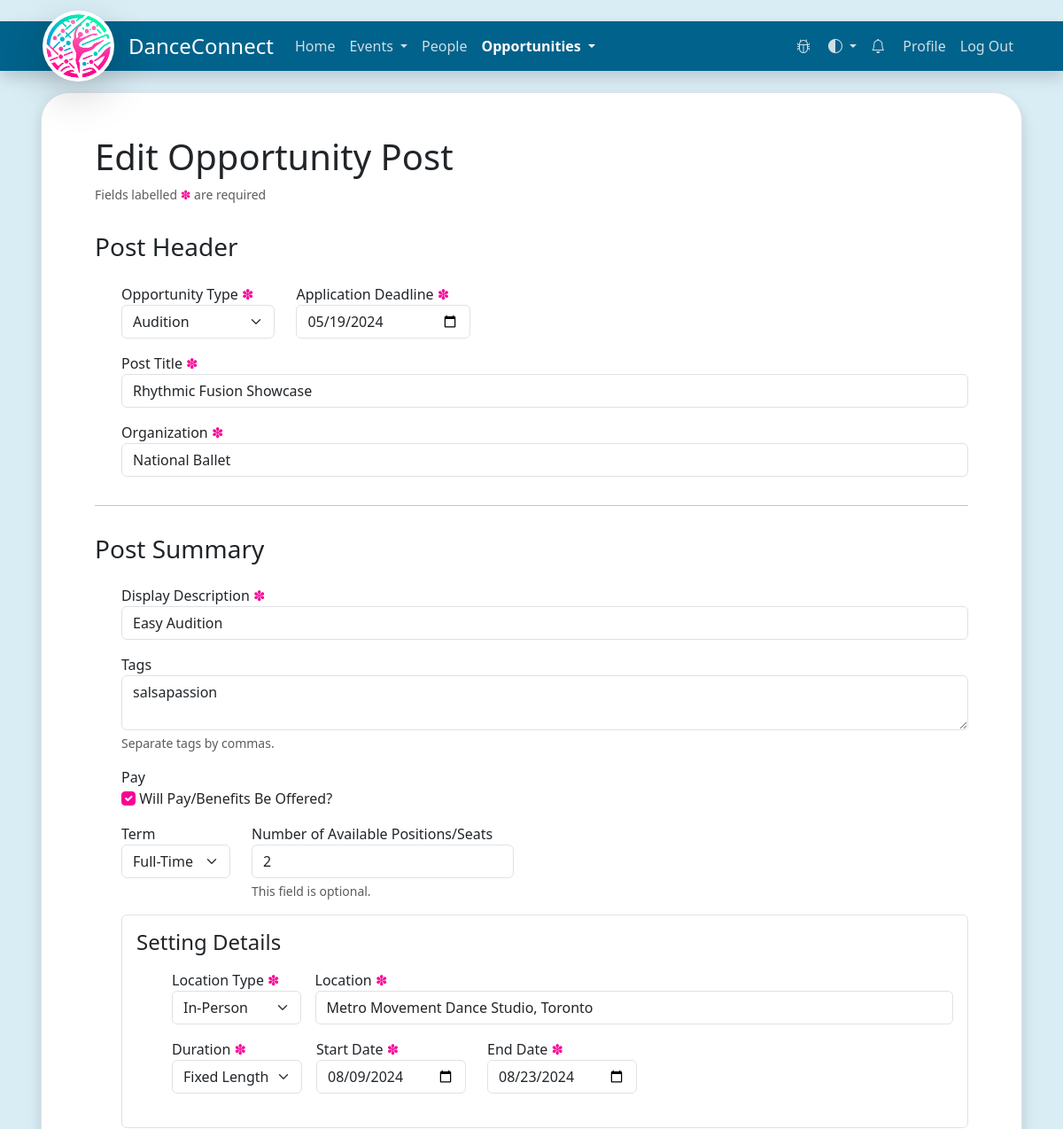
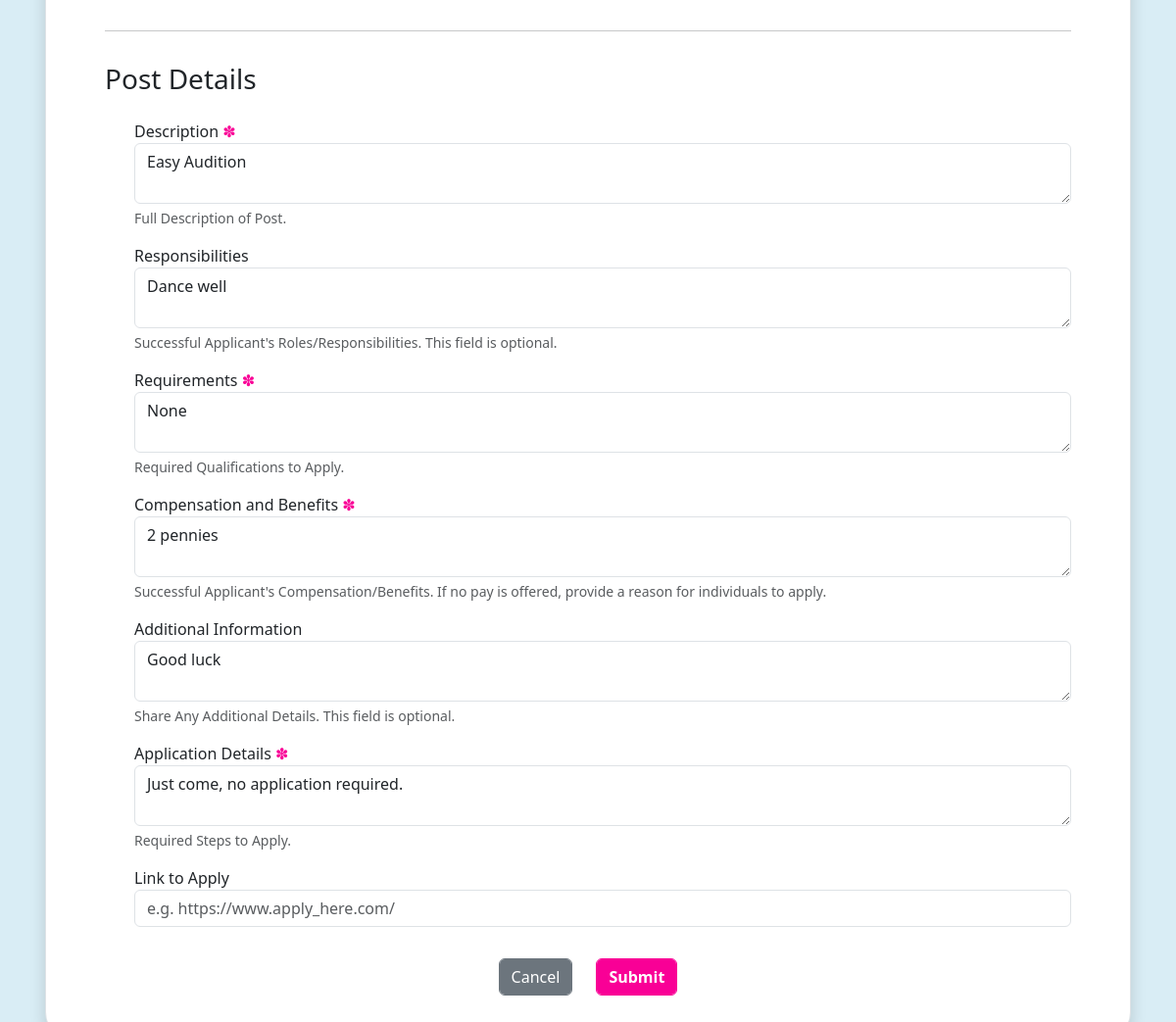
Screenshot of /opportunities/edit/National Ballet/Rhythmic Fusion Showcase/ (signed in) with the database file from the repository (2 pictures, top to bottom).
### website/models/opportunity/opportunity.py (models this page shows)
class Opportunity(db.Model):
    __tablename__ = "opportunity"
    id: Mapped[int] = mapped_column(Integer, primary_key=True)
    type: Mapped['PostType']
    title: Mapped[str]
    organizer: Mapped[str]
    poster_id: Mapped[int] = mapped_column(Integer, ForeignKey('users.id'))
    poster: Mapped['User'] = relationship(
        'User', back_populates='opportunity_posts')
    date_posted: Mapped[datetime] = mapped_column(DateTime(timezone=True))
    last_modified: Mapped[datetime] = mapped_column(DateTime(timezone=True))
    closing_date: Mapped[datetime] = mapped_column(DateTime(timezone=True))
    tags: Mapped[List['OpportunityTag']] = relationship(
        'OpportunityTag', secondary="opportunity_tag_relationships", back_populates='opportunities', cascade="all, delete")
    location_type: Mapped['LocationType']
    location: Mapped[str]
    start_date: Mapped[datetime] = mapped_column(DateTime(timezone=True))
    end_date: Mapped[Optional[datetime]] = mapped_column(
        DateTime(timezone=True))
    is_paid: Mapped[bool]
    pay: Mapped[Optional[str]]
    term: Mapped[Optional['TermType']]
    number_positions: Mapped[Optional[int]]
    display_description: Mapped[str]
    description: Mapped[str]
    responsibilities: Mapped[Optional[str]]
    requirements: Mapped[str]
    compensation: Mapped[str]
    additional_info: Mapped[Optional[str]]
    application_details: Mapped[str]
    application_link: Mapped[Optional[str]]
    __table_args__ = (
        UniqueConstraint('title', 'poster_id', name="uix_1"),
    )

### website/routes/ui/opportunities.py (the view, shortened to what this page needs)
@opportunities.route('/edit/<organizer>/<title>/', methods=['GET', 'POST'])
@login_required
def edit_opportunity(organizer: str, title: str):
    form = CreateOpportunityForm()
    resp = get_opportunity_by_organizer_and_title(
        organizer=organizer, title=title)
    opportunity: Opportunity = resp.get("data", None)
    if opportunity is None:
        flash('No such opportunity post exists.', category='error')
        return redirect(url_for('opportunities.opportunities_list'))
    if opportunity.poster_id != current_user.id:
        flash('You are not the poster of this opportunity.')
        return redirect(url_for('opportunities.opportunity', organizer=organizer, title=title))
    form.title.data = opportunity.title
    form.organizer.data = opportunity.organizer
    form.type.data = opportunity.type.name
    form.close_date.data = opportunity.closing_date
    form.display_description.data = opportunity.display_description
    form.tags.data = ', '.join([tag.name for tag in opportunity.tags])
    form.is_paid.data = opportunity.is_paid
    if opportunity.pay is not None:
        form.pay.data = opportunity.pay
    if opportunity.term is not None:
        form.term.data = opportunity.term.name
    if opportunity.number_positions is not None:
        form.number_positions.data = opportunity.number_positions
    form.location_type.data = opportunity.location_type.name
    form.location.data = opportunity.location
    form.start_date.data = opportunity.start_date
    if opportunity.end_date is not None:
        form.end_date.data = opportunity.end_date
        form.duration_type.data = 'finite'
    else:
        form.duration_type.data = 'indefinite'
    form.description.data = opportunity.description
    if opportunity.responsibilities is not None:
        form.responsibilities.data = opportunity.responsibilities
    form.requirements.data = opportunity.requirements
    form.compensation.data = opportunity.compensation
    if opportunity.additional_info is not None:
        form.additional.data = opportunity.additional_info
    form.application.data = opportunity.application_details
    if opportunity.application_link is not None:
        form.application_link.data = opportunity.application_link
    return render_template("create-opportunity.html", user=current_user, form=form, edit=True, opportunity=opportunity)

### website/__init__.py (called while the page is built)
def json_response(status_code: int, message: str, data: Any = None):
    if status_code < 200:
        response_type = "information"
    elif status_code < 300:
        response_type = "success"
    elif status_code < 400:
        response_type = "redirect"
    else:
        response_type = "error"
    output = {
        "response_type": response_type,
        "status_code": status_code,
        "message": message,
        "data": data
    }
    return output

### website/orm/opportunity/opportunity.py (called while the page is built)
def get_opportunity_by_organizer_and_title(organizer: str, title: str):
    opportunity = db.session.query(Opportunity).filter(
        and_(Opportunity.organizer == organizer, Opportunity.title == title)).first()
    if opportunity is None:
        return json_response(404, f"No opportunity post with organizer {organizer} and title {title} were found")
    return json_response(200, f"Opportunity post has been found.", opportunity)

### website/templates/create-opportunity.html (shortened to what this page needs)
{% extends "base.html" %}
{% block content %}
<div class="container">
    <div class="page-header mb-3">
        <h1>{{ "Edit Opportunity Post" if edit else "Create Opportunity Post" }}</h1>
        <div class="form-text">Fields labelled <label class="required"></label> are required</div>
    </div>
    <form autocomplete="off" method="POST"
        action="{{ url_for('opportunities.edit_opportunity', organizer=opportunity.organizer, title=opportunity.title) if edit else url_for('opportunities.create_opportunity') }}">
        <div class="pt-3 mb-3">
            <div class="row gy-3 mb-2">
                <div class="col-12">
                    <h3>Post Header</h3>
                </div>
                <div class="d-none d-md-block" style="width: 30px;">
                </div>
                <div class="col-12 col-md">
                    <div class="row gx-4 gy-3 mb-3">
                        <div class="col-auto">
                            {{ form.type.label(class_="pe-4 required") }}
                            {{ form.type() }}
                        </div>
                        <div class="col-auto">
                            {{ form.close_date.label(class_="pe-4 required") }}
                            {{ form.close_date() }}
                        </div>
                    </div>
                    <div class="pb-3">
                        {{ form.title.label(class_="required") }}
                        {{ form.title() }}
                    </div>
                    <div class="pb-3">
                        {{ form.organizer.label(class_="required") }}
                        {{ form.organizer() }}
                    </div>
                </div>
            </div>
        </div>
        <hr />
        <div class="pt-3 mb-3">
            <div class="row gy-3 mb-2">
                <div class="col-12">
                    <h3>Post Summary</h3>
                </div>
                <div class="d-none d-md-block" style="width: 30px;">
                </div>
                <div class="col-md">
                    <div class="pb-3">
                        {{ form.display_description.label(class_="required") }}
                        {{ form.display_description() }}
                    </div>
                    <div class="pb-3">
                        {{ form.tags.label() }}
                        {{ form.tags() }}
                        <div id="tags-help-block" class="form-text">{{ form.tags.description }}</div>
                    </div>
                    <div class="row gx-3 gy-1 mb-3">
                        <div class="col-auto">
                            <label class="d-block">Pay</label>
                            {{ form.is_paid(id_="pay-checkbox") }}
                            {{ form.is_paid.label(class_="pe-4") }}
                        </div>
                    </div>
                    <div class="row gx-3 gy-3 mb-3">
                        <div class="col-auto pe-3">
                            {{ form.term.label(class_="pe-4") }}
                            {{ form.term() }}
                        </div>
                        <div class="col-auto">
                            {{ form.number_positions.label(class_="pe-4") }}
                            {{ form.number_positions() }}
                            <div id="number-positions-help-block" class="form-text">{{ form.number_positions.description }}</div>
                        </div>
                    </div>
                    <div class="form-control pt-3 px-2 px-md-3 mb-3">
                        <div class="row mb-3">
                            <div class="col-12 mb-2">
                                <h4>Setting Details</h4>
                            </div>
                            <div class="d-none d-md-block" style="width: 40px;">
                            </div>
                            <div class="col-md">
                                <div class="row gx-3 mb-3">
                                    <div class="col-auto">
                                        {{ form.location_type.label(class_="pe-4 required") }}
                                        {{ form.location_type() }}
                                    </div>
                                    <div class="col">
                                        {{ form.location.label(class_="pe-4 required") }}
                                        {{ form.location() }}
                                    </div>
                                </div>
                                <div class="row gx-3 mb-3">
                                    <div class="col-auto">
                                        {{ form.duration_type.label(class_="pe-4 required") }}
                                        {{ form.duration_type(id_="duration-select") }}
                                    </div>
                                    <div class="col">
                                        <div class="row">
                                            <div class="col-auto">
                                                {{ form.start_date.label(class_="pe-4 required") }}
                                                {{ form.start_date() }}
                                            </div>
                                            <div class="col-auto" id="end-date-field">
                                                {{ form.end_date.label(class_="pe-4 required") }}
                                                {{ form.end_date() }}
                                            </div>
                                        </div>
                                    </div>
                                </div>
                            </div>
                        </div>
                    </div>
                </div>
            </div>
        </div>
        <hr />
        <div class="pt-3 mb-3">
            <div class="row gy-3 mb-3">
                <div class="col-12">
                    <h3>Post Details</h3>
                </div>
                <div class="d-none d-md-block" style="width: 30px;">
                </div>
                <div class="col-md">
                    <div class="pb-3">
                        {{ form.description.label(class_="required") }}
                        {{ form.description() }}
                        <div id="description-help-block" class="form-text">{{ form.description.description }}</div>
                    </div>
                    <div class="pb-3">
                        {{ form.responsibilities.label() }}
                        {{ form.responsibilities() }}
                        <div id="responsibilities-help-block" class="form-text">{{ form.responsibilities.description }}</div>
                    </div>
                    <div class="pb-3">
                        {{ form.requirements.label(class_="required") }}
                        {{ form.requirements() }}
                        <div id="requirements-help-block" class="form-text">{{ form.requirements.description }}</div>
                    </div>
                    <div class="pb-3">
                        {{ form.compensation.label(class_="required") }}
                        {{ form.compensation() }}
                        <div id="compensation-help-block" class="form-text">{{ form.compensation.description }}</div>
                    </div>
                    <div class="pb-3">
                        {{ form.additional.label() }}
                        {{ form.additional() }}
                        <div id="additional-help-block" class="form-text">{{ form.additional.description }}</div>
                    </div>
                    <div class="pb-3">
                        {{ form.application.label(class_="required") }}
                        {{ form.application() }}
                        <div id="application-help-block" class="form-text">{{ form.application.description }}</div>
                    </div>
                    <div class="pb-3">
                        {{ form.application_link.label() }}
                        {{ form.application_link() }}
                    </div>
                </div>
            </div>
        </div>
        <div class="row gy-1 justify-content-center">
            <div class="col-auto">
                {{ form.cancel(type_="button") }}
            </div>
            <div class="col-auto">
                {{ form.submit() }}
            </div>
        </div>
    </form>
</div>
{% endblock %}

### website/static/style/base.css (style rules this page uses)
:root { --pink: #f90096; --dark-pink: #ab274f; --nav-background: #01628B; --nav-highlight: #43a5cf; --background-blue: 217, 237, 245; --filters-background: #f8f9fa; scroll-behavior: smooth; }
body { background-color: rgb(var(--background-blue)); }
.btn-primary { --bs-btn-color: #fff; --bs-btn-bg: var(--pink); --bs-btn-border-color: var(--pink); --bs-btn-hover-color: #fff; --bs-btn-hover-bg: var(--dark-pink); --bs-btn-hover-border-color: var(--dark-pink); --bs-btn-focus-shadow-rgb: 49, 132, 253; --bs-btn-active-color: #fff; --bs-btn-active-bg: var(--dark-pink); --bs-btn-active-border-color: var(--dark-pink); --bs-btn-active-shadow: inset 0 3px 5px rgba(0, 0, 0, 0.125); --bs-btn-disabled-color: #fff; --bs-btn-disabled-bg: var(--pink); --bs-btn-disabled-border-color: var(--pink); font-weight: bold; }
.form-check-input:checked { background-color: var(--pink); border-color: var(--pink); }
label.required:after { content: " ✽ "; color: var(--pink); }

### rows the page displays
Opportunity: type "Audition", title "Rhythmic Fusion Showcase", organizer "National Ballet", display_description "Easy Audition", is_paid "☑", term "Full-Time", number_positions "2", location_type "In-Person", location "Metro Movement Dance Studio, Toronto", start_date "08/09/2024", end_date "08/23/2024", description "Easy Audition", responsibilities "Dance well", requirements "None", compensation "2 pennies"

### other values shown
{{ "Edit Opportunity Post" if edit else "Create Opportunity Post" }} "Edit Opportunity Post"
